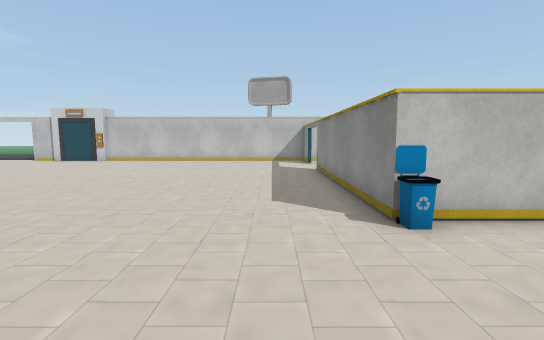
[1] (above)

19 first-person views from a walk through a 3-D level made in the Unity game engine. The camera is 1.3 m above the floor, tilts 6° down and sees 85° across. The floor is counted in squares, 1 m on a side. Each view is taken from the middle of a square. On the plan, view 1 faces up. The plan holds only what a view shows up to about 14 squares ahead; the rest is blank. The place goes on beyond the plan. Some animated figures are not drawn. Door leaves are left out, so doorways stand open. Some surface patterns are stand-ins.

[2]
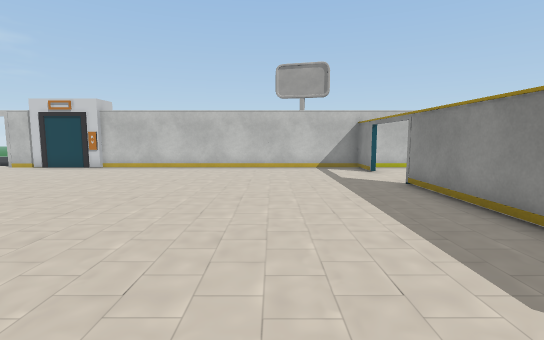

[3]
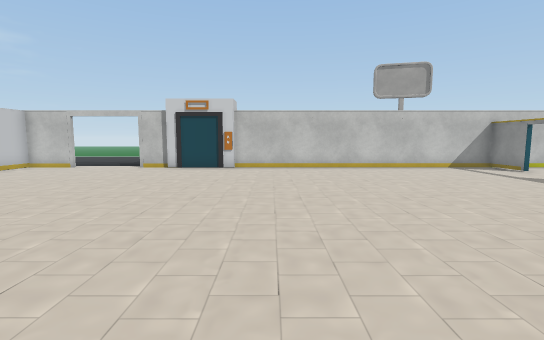

[4]
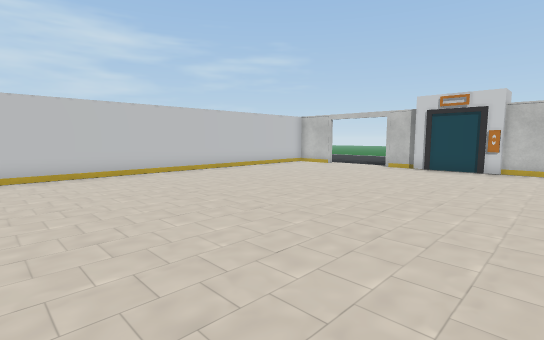

[5]
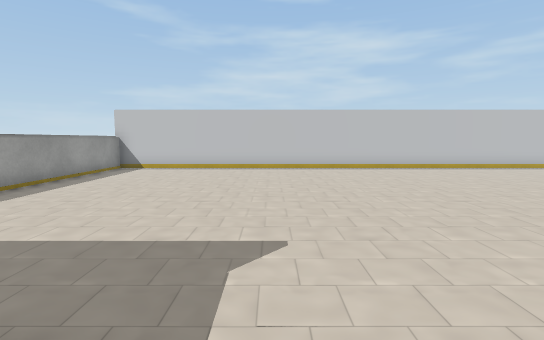

[6]
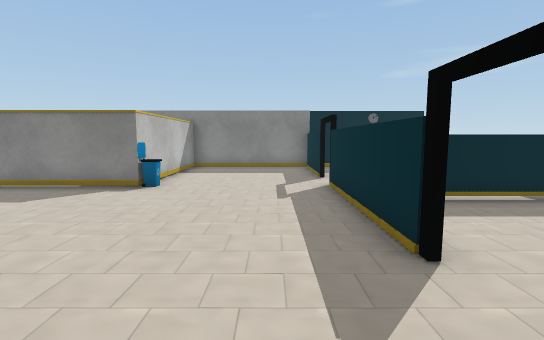

[7]
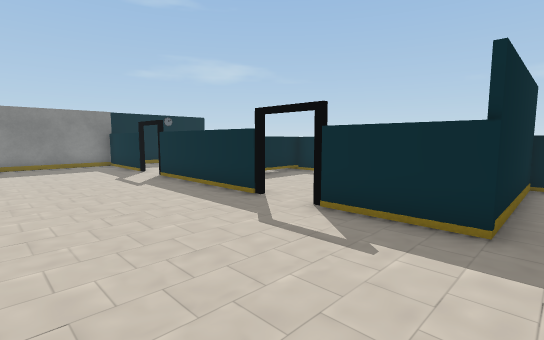

[8]
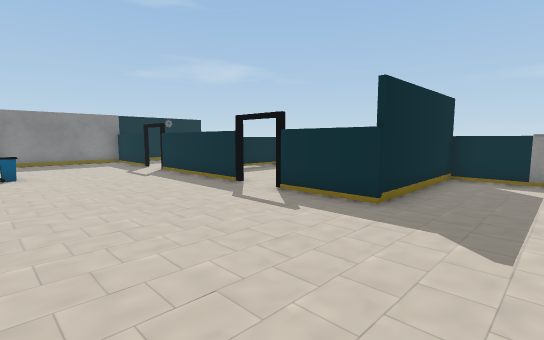

[9]
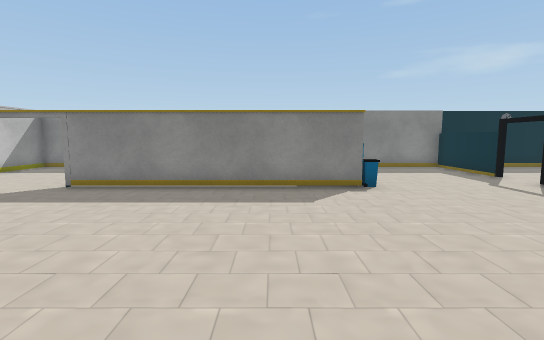

[10]
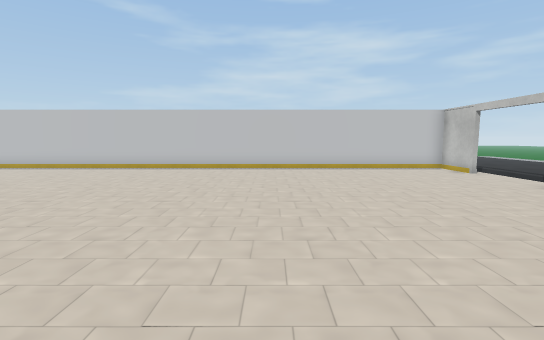

[11]
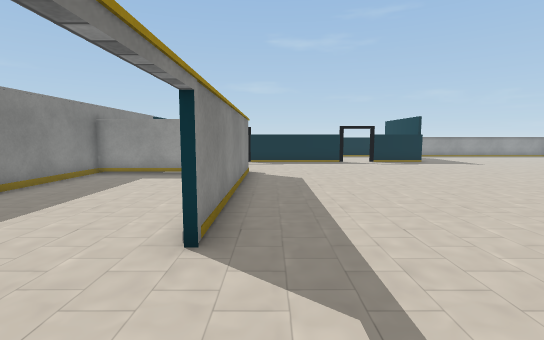

[12]
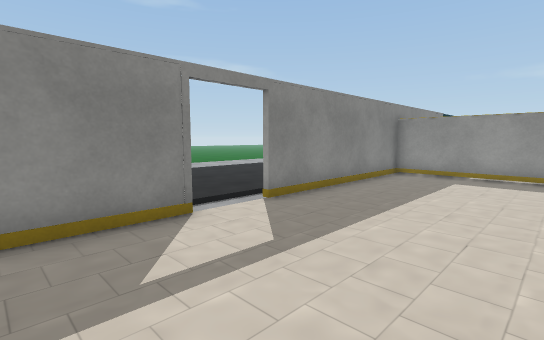

[13]
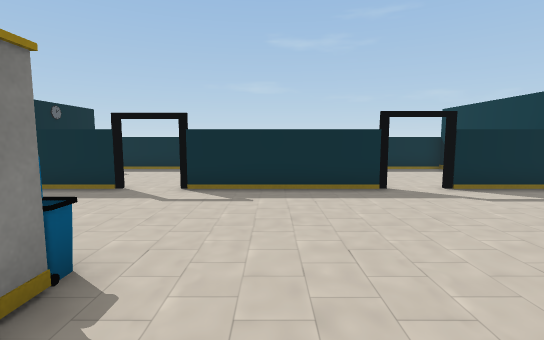

[14]
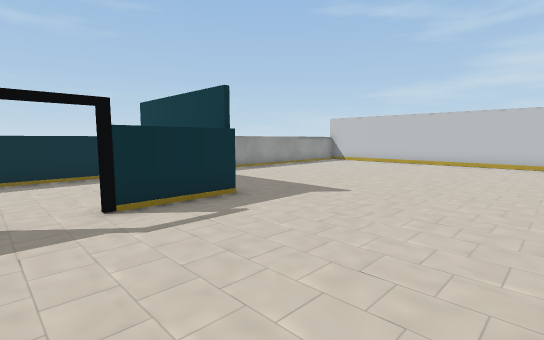

[15]
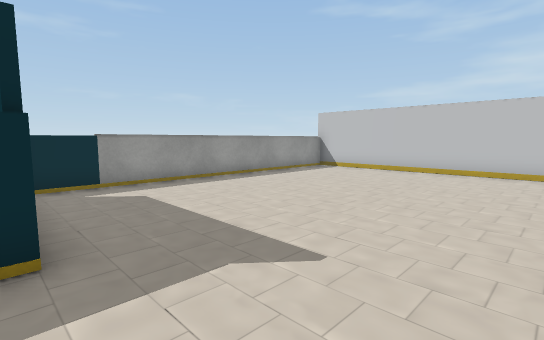

[16]
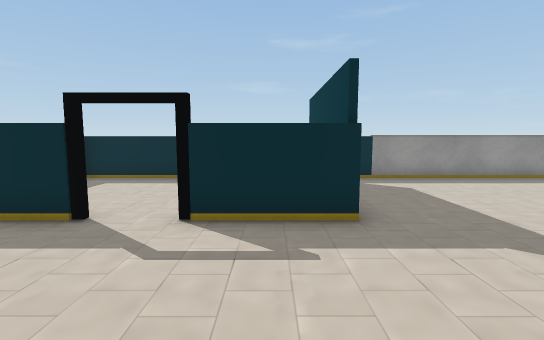

[17]
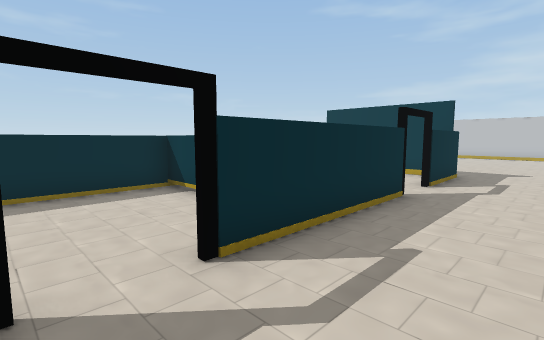

[18]
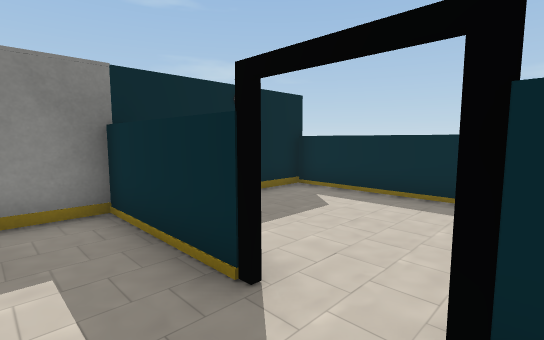

[19]
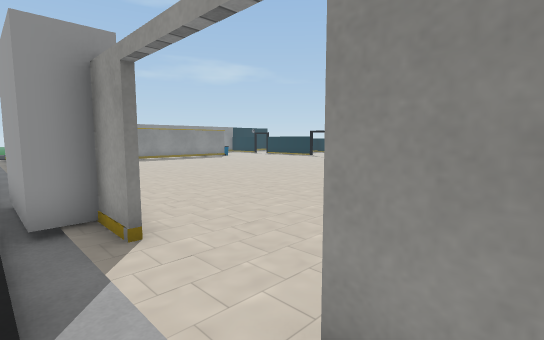

### Floor plan
Key: @ floor where view 1 was taken; # wall or solid block; . floor; / step, stairs or slope; D open door; B bin.
Columns run from 20 left of view 1 to 13 right of it. Each row starts with its distance up from view 1.
 19  //D..D///////
 18  ##D..D#### /////////
 17  #......#####################
 16  #....................#.....#
 15  #....................D.....#
 14  #....................D.....#
 13  #....................D.......
 12  #....................#........
 11  #....................#.....#....
 10  #....................#.....#.....
  9  #....................#.....# ....
  8  #....................#.....#   ..
  7  #....................#.....#
  6 .#....................#.....#
  5 .#....................#######
  4  #....................B.....#
  3  #..........................#
  2  #..........................#
  1  #..........................#
  0  #..................@.......#
 -1  #...........###DD#####DD####
 -2  #...........#......#.......#
 -3  #...........#......#.......#
 -4  #...........#......#.......#
 -5  #...........#......#.......#
 -6  ############################

Positions as (right, up) in squares from view 1, and headings:
1: (0, 0), facing up
2: (-2, 4), facing up
3: (-8, 4), facing up
4: (-8, 4), facing up-left
5: (-6, 1), facing left
6: (-6, 1), facing right
7: (-8, 4), facing down-right
8: (-10, 5), facing down-right
9: (-6, 7), facing right
10: (-6, 10), facing left
11: (1, 16), facing down
12: (3, 16), facing down-right
13: (0, 7), facing down
14: (-3, 5), facing down-left
15: (-7, 3), facing down-left
16: (-6, 4), facing down
17: (4, 2), facing down-left
18: (2, 1), facing down-right
19: (-18, 19), facing down-right
